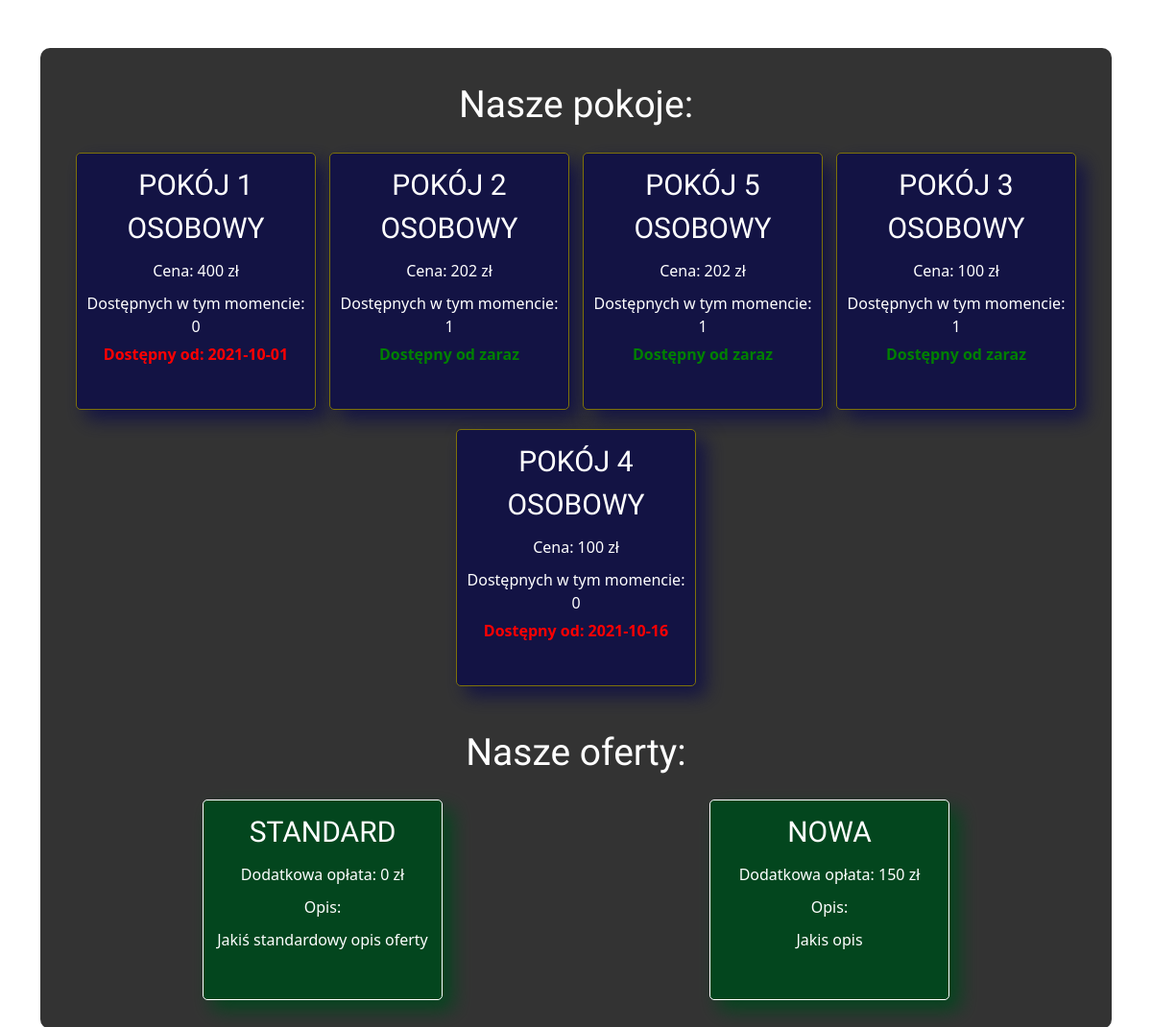
Page /oferta.php on the committed database.
### tables this page shows
CREATE TABLE `pokoje` (
  `nr_pokoju` int(11) NOT NULL,
  `ilosc_miejsc` int(11) NOT NULL,
  `cena_za_noc` int(11) NOT NULL,
  `id_r` int(11) DEFAULT NULL,
  `zajety_do` date DEFAULT NULL,
  `dodatkowe_info` varchar(255) DEFAULT NULL
);

CREATE TABLE `oferty` (
  `id_oferty` int(20) NOT NULL,
  `nazwa_oferty` varchar(20) NOT NULL,
  `opis_oferty` varchar(255) NOT NULL,
  `dodatkowa_cena` int(12) NOT NULL
);

### oferta.php (the view, shortened to what this page needs)
<?php
    require_once "polaczenie.php";
	$polaczenie = @new mysqli($host, $db_user, $db_password, $db_name);
    $wynik = $polaczenie->query("SELECT * FROM pokoje");
    $i=0;
    $niedostepne = [];
    while($wiersz = $wynik->fetch_assoc()){
        $tablica[$i] = $wiersz['ilosc_miejsc'];
        if($wiersz['id_r'] != NULL){
          array_push($niedostepne,$wiersz['ilosc_miejsc']);
        }
        $i++;
       }
?>
<!DOCTYPE html>
<html lang="pl">
<head>
  <link rel="stylesheet" href="styles/main.css?v=<?php echo time(); ?>">
  <link rel="stylesheet" href="styles/oferta.css?v=<?php echo time(); ?>">
  <link href="https://cdn.jsdelivr.net/npm/bootstrap@5.1.1/dist/css/bootstrap.min.css" rel="stylesheet">
</head>
<body>
  <nav>
    <button class="hamburger">
      <span class="hamburger__box">
        <span class="hamburger__inner"></span>
      </span>
    </button>
  </nav>
  <div class="container color-white text-center font-size-small">
    <div class="content">
      <div class="header">Nasze pokoje:</div>
      <div class="pokoje">
        <?php
      $unique = array_count_values($tablica);
      foreach($unique as $ilosc_osob => $ilosc){
        $wynik = $polaczenie->query("SELECT cena_za_noc FROM pokoje WHERE ilosc_miejsc = $ilosc_osob");
        $wiersz=$wynik->fetch_assoc();
        $cena = $wiersz['cena_za_noc'];
        foreach($niedostepne as $dousuniecia){
          if($ilosc_osob == $dousuniecia){
            $ilosc -= 1;
          }
        }
        if($ilosc <= 0){
          echo '<div class="pokoj-niedostepny">';
        } else {
          echo '<div class="pokoj">';
        }
        echo '<div class="title">Pokój '.$ilosc_osob.' osobowy</div>
              <div class="cena" id="edytuj_cene'.$ilosc_osob.'">Cena: '.$cena.' zł</div>
              <div class="dostepnosc"> Dostępnych w tym momencie: '.$ilosc.'</div>';
              if($ilosc <= 0 ){
                $wynik = $polaczenie->query("SELECT zajety_do FROM pokoje WHERE ilosc_miejsc='$ilosc_osob' ORDER BY zajety_do ASC LIMIT 1");
                $wiersz = $wynik->fetch_assoc();
                $zajety_do = $wiersz['zajety_do'];
                echo '<div class="error">
                      Dostępny od: '.date('Y-m-d',strtotime($zajety_do.'+ 1 day')).'</div>';
              } else {
                echo '<div class="sukces">
                      Dostępny od zaraz
                      </div>';
              }
        echo  '</div>';
      }
      ?>
      </div>
      <div class="header">Nasze oferty:</div>
      <div class="oferty">
        <?php
          $wynik = $polaczenie->query("SELECT * FROM oferty");
          while($wiersz=$wynik->fetch_assoc()){
            echo '<div class="oferta" id="'.$wiersz['id_oferty'].'">
                  <div class="title">'.$wiersz['nazwa_oferty'].'</div>
                  <div class="cena">Dodatkowa opłata: '.$wiersz['dodatkowa_cena'].' zł</div>
                  <div class="opis"> Opis: <div class="tresc-opisu">'.$wiersz['opis_oferty'].'</div></div>';
                  echo '</div>';
          }
      ?>
      </div>
    </div>
  </div>
</body>
</html>

### styles/main.css (style rules this page uses)
html { box-sizing: border-box; }
*, *::before, *::after { box-sizing: inherit; }
body { background-color: #171717; padding: 0; margin: 0; background-image: url("../images/zamosc.jpg"); background-size: cover; background-repeat: no-repeat; background-attachment: fixed; }
.hamburger { padding: 10px; display: inline-block; cursor: pointer; background-color: transparent; border: 0; margin: 0; }
.hamburger, .navigation { transition: transform 0.3s 0.1s ease-in-out; z-index: 999; position: fixed; }
.hamburger__box { width: 35px; height: 24px; display: inline-block; position: relative; }
.hamburger__inner { width: 100%; height: 3px; background-color: #ffffff; position: absolute; left: 0; top: 50%; transform: translateY(-50%); transition: background-color 0.1s 0.2s ease-in-out; }
.hamburger__inner::before, .hamburger__inner::after { width: 100%; height: 3px; background-color: #ffffff; position: absolute; content: ""; left: 0; transition: transform 0.2s 0.2s ease-in-out; }
.hamburger__inner::before { top: -10px; }
.hamburger__inner::after { top: 10px; }
button { border: 0; border-radius: 3px !important; cursor: pointer; outline: 0; padding: 5px; }
.error { color: red; font-weight: bold; padding: 5px 0; }
.sukces { color: green; font-weight: bold; padding: 5px 0; }
.color-white { color: #ffffff; }
.text-center { text-align: center; }

### styles/oferta.css (style rules this page uses)
.container { width: 100%; padding: 50px 20px 20px; }
.container .content { display: flex; align-items: center; position: relative; flex-direction: column; justify-content: center; background-color: rgba(0, 0, 0, 0.8); border-radius: 10px; padding: 30px; }
.container .content .header { font-size: 39px; font-family: "Dela Gothic One", cursive; }
.container .content .pokoje { display: flex; justify-content: space-around; width: 100%; flex-wrap: wrap; padding-bottom: 40px; }
.container .content .pokoje .pokoj { width: 250px; position: relative; padding: 10px; border-radius: 5px; border: 1px solid #7e7209; background-color: #131344; margin-top: 20px; box-shadow: 10px 10px 20px 0px #131344; }
.container .content .pokoje .pokoj-niedostepny { width: 250px; position: relative; padding: 10px; border-radius: 5px; border: 1px solid #7e7209; background-color: #131344; margin-top: 20px; box-shadow: 10px 10px 20px 0px #131344; }
.container .content .pokoje .pokoj, .container .content .pokoje .pokoj-niedostepny { position: relative; transition: 0.4s ease; cursor: pointer; padding-bottom: 40px; }
.container .content .pokoje .pokoj .title, .container .content .pokoje .pokoj-niedostepny .title { font-size: 30px; text-transform: uppercase; font-family: "Dela Gothic One", cursive; }
.container .content .pokoje .pokoj .cena, .container .content .pokoje .pokoj-niedostepny .cena { padding: 10px 0; }
.container .content .oferty { display: flex; justify-content: space-around; width: 100%; flex-wrap: wrap; position: relative; }
.container .content .oferty .oferta { position: relative; width: 250px; padding: 10px; border-radius: 5px; border: 1px solid #fff; background-color: #03461e; margin-top: 20px; transition: 0.4s ease; cursor: pointer; box-shadow: 10px 10px 20px 0px #03461e; }
.container .content .oferty .oferta .title { font-size: 30px; text-transform: uppercase; font-family: "Dela Gothic One", cursive; }
.container .content .oferty .oferta .cena { padding: 10px 0; }
.container .content .oferty .oferta .tresc-opisu { padding: 10px 0 40px; }
@media (min-width: 768px) { .container { padding: 50px 100px 20px; } }

### rows in the picture
pokoje: ilosc_miejsc "1"
oferty: nazwa_oferty "STANDARD", dodatkowa_cena "0", opis_oferty "Jakiś standardowy opis oferty"
oferty: nazwa_oferty "NOWA", dodatkowa_cena "150", opis_oferty "Jakis opis"

### other values in the picture
$ilosc_osob "1"
$cena "400"
$ilosc "0"
date('Y-m-d',strtotime($zajety_do.'+ 1 day')) "2021-10-01"
$ilosc_osob "2"
$cena "202"
$ilosc_osob "5"
$ilosc_osob "3"
$cena "100"
$ilosc_osob "4"
date('Y-m-d',strtotime($zajety_do.'+ 1 day')) "2021-10-16"
